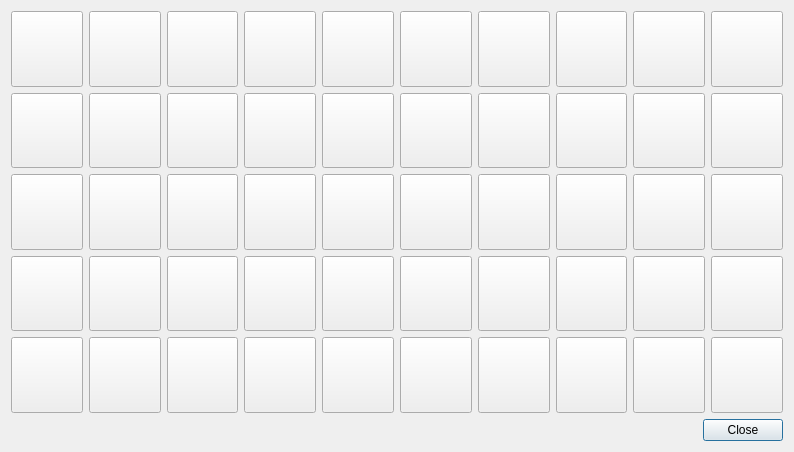
<?xml version="1.0" encoding="UTF-8"?>
<ui version="4.0">
 <class>Dialog_dosage</class>
 <widget class="QDialog" name="Dialog_dosage">
  <property name="windowModality">
   <enum>Qt::NonModal</enum>
  </property>
  <property name="geometry">
   <rect>
    <x>0</x>
    <y>0</y>
    <width>794</width>
    <height>452</height>
   </rect>
  </property>
  <property name="sizePolicy">
   <sizepolicy hsizetype="Preferred" vsizetype="Preferred">
    <horstretch>0</horstretch>
    <verstretch>0</verstretch>
   </sizepolicy>
  </property>
  <property name="windowTitle">
   <string>劑量詞庫</string>
  </property>
  <property name="modal">
   <bool>false</bool>
  </property>
  <layout class="QVBoxLayout" name="verticalLayout">
   <item>
    <layout class="QGridLayout" name="gridLayout">
     <item row="5" column="0">
      <widget class="QToolButton" name="toolButton_31">
       <property name="sizePolicy">
        <sizepolicy hsizetype="Expanding" vsizetype="Preferred">
         <horstretch>0</horstretch>
         <verstretch>0</verstretch>
        </sizepolicy>
       </property>
       <property name="font">
        <font>
         <weight>75</weight>
         <bold>true</bold>
        </font>
       </property>
       <property name="text">
        <string/>
       </property>
       <property name="toolButtonStyle">
        <enum>Qt::ToolButtonTextUnderIcon</enum>
       </property>
      </widget>
     </item>
     <item row="0" column="1">
      <widget class="QToolButton" name="toolButton_2">
       <property name="sizePolicy">
        <sizepolicy hsizetype="Expanding" vsizetype="Preferred">
         <horstretch>0</horstretch>
         <verstretch>0</verstretch>
        </sizepolicy>
       </property>
       <property name="font">
        <font>
         <weight>75</weight>
         <bold>true</bold>
        </font>
       </property>
       <property name="text">
        <string/>
       </property>
       <property name="toolButtonStyle">
        <enum>Qt::ToolButtonTextUnderIcon</enum>
       </property>
      </widget>
     </item>
     <item row="3" column="5">
      <widget class="QToolButton" name="toolButton_26">
       <property name="sizePolicy">
        <sizepolicy hsizetype="Expanding" vsizetype="Preferred">
         <horstretch>0</horstretch>
         <verstretch>0</verstretch>
        </sizepolicy>
       </property>
       <property name="font">
        <font>
         <weight>75</weight>
         <bold>true</bold>
        </font>
       </property>
       <property name="text">
        <string/>
       </property>
       <property name="toolButtonStyle">
        <enum>Qt::ToolButtonTextUnderIcon</enum>
       </property>
      </widget>
     </item>
     <item row="5" column="5">
      <widget class="QToolButton" name="toolButton_36">
       <property name="sizePolicy">
        <sizepolicy hsizetype="Expanding" vsizetype="Preferred">
         <horstretch>0</horstretch>
         <verstretch>0</verstretch>
        </sizepolicy>
       </property>
       <property name="font">
        <font>
         <weight>75</weight>
         <bold>true</bold>
        </font>
       </property>
       <property name="text">
        <string/>
       </property>
       <property name="toolButtonStyle">
        <enum>Qt::ToolButtonTextUnderIcon</enum>
       </property>
      </widget>
     </item>
     <item row="0" column="2">
      <widget class="QToolButton" name="toolButton_3">
       <property name="sizePolicy">
        <sizepolicy hsizetype="Expanding" vsizetype="Preferred">
         <horstretch>0</horstretch>
         <verstretch>0</verstretch>
        </sizepolicy>
       </property>
       <property name="font">
        <font>
         <weight>75</weight>
         <bold>true</bold>
        </font>
       </property>
       <property name="text">
        <string/>
       </property>
       <property name="toolButtonStyle">
        <enum>Qt::ToolButtonTextUnderIcon</enum>
       </property>
      </widget>
     </item>
     <item row="0" column="8">
      <widget class="QToolButton" name="toolButton_9">
       <property name="sizePolicy">
        <sizepolicy hsizetype="Expanding" vsizetype="Preferred">
         <horstretch>0</horstretch>
         <verstretch>0</verstretch>
        </sizepolicy>
       </property>
       <property name="font">
        <font>
         <weight>75</weight>
         <bold>true</bold>
        </font>
       </property>
       <property name="text">
        <string/>
       </property>
       <property name="toolButtonStyle">
        <enum>Qt::ToolButtonTextUnderIcon</enum>
       </property>
      </widget>
     </item>
     <item row="1" column="9">
      <widget class="QToolButton" name="toolButton_20">
       <property name="sizePolicy">
        <sizepolicy hsizetype="Expanding" vsizetype="Preferred">
         <horstretch>0</horstretch>
         <verstretch>0</verstretch>
        </sizepolicy>
       </property>
       <property name="font">
        <font>
         <weight>75</weight>
         <bold>true</bold>
        </font>
       </property>
       <property name="text">
        <string/>
       </property>
       <property name="toolButtonStyle">
        <enum>Qt::ToolButtonTextUnderIcon</enum>
       </property>
      </widget>
     </item>
     <item row="5" column="9">
      <widget class="QToolButton" name="toolButton_40">
       <property name="sizePolicy">
        <sizepolicy hsizetype="Expanding" vsizetype="Preferred">
         <horstretch>0</horstretch>
         <verstretch>0</verstretch>
        </sizepolicy>
       </property>
       <property name="font">
        <font>
         <weight>75</weight>
         <bold>true</bold>
        </font>
       </property>
       <property name="text">
        <string/>
       </property>
       <property name="toolButtonStyle">
        <enum>Qt::ToolButtonTextUnderIcon</enum>
       </property>
      </widget>
     </item>
     <item row="1" column="3">
      <widget class="QToolButton" name="toolButton_14">
       <property name="sizePolicy">
        <sizepolicy hsizetype="Expanding" vsizetype="Preferred">
         <horstretch>0</horstretch>
         <verstretch>0</verstretch>
        </sizepolicy>
       </property>
       <property name="font">
        <font>
         <weight>75</weight>
         <bold>true</bold>
        </font>
       </property>
       <property name="text">
        <string/>
       </property>
       <property name="toolButtonStyle">
        <enum>Qt::ToolButtonTextUnderIcon</enum>
       </property>
      </widget>
     </item>
     <item row="3" column="9">
      <widget class="QToolButton" name="toolButton_30">
       <property name="sizePolicy">
        <sizepolicy hsizetype="Expanding" vsizetype="Preferred">
         <horstretch>0</horstretch>
         <verstretch>0</verstretch>
        </sizepolicy>
       </property>
       <property name="font">
        <font>
         <weight>75</weight>
         <bold>true</bold>
        </font>
       </property>
       <property name="text">
        <string/>
       </property>
       <property name="toolButtonStyle">
        <enum>Qt::ToolButtonTextUnderIcon</enum>
       </property>
      </widget>
     </item>
     <item row="0" column="7">
      <widget class="QToolButton" name="toolButton_8">
       <property name="sizePolicy">
        <sizepolicy hsizetype="Expanding" vsizetype="Preferred">
         <horstretch>0</horstretch>
         <verstretch>0</verstretch>
        </sizepolicy>
       </property>
       <property name="font">
        <font>
         <weight>75</weight>
         <bold>true</bold>
        </font>
       </property>
       <property name="text">
        <string/>
       </property>
       <property name="toolButtonStyle">
        <enum>Qt::ToolButtonTextUnderIcon</enum>
       </property>
      </widget>
     </item>
     <item row="3" column="6">
      <widget class="QToolButton" name="toolButton_27">
       <property name="sizePolicy">
        <sizepolicy hsizetype="Expanding" vsizetype="Preferred">
         <horstretch>0</horstretch>
         <verstretch>0</verstretch>
        </sizepolicy>
       </property>
       <property name="font">
        <font>
         <weight>75</weight>
         <bold>true</bold>
        </font>
       </property>
       <property name="text">
        <string/>
       </property>
       <property name="toolButtonStyle">
        <enum>Qt::ToolButtonTextUnderIcon</enum>
       </property>
      </widget>
     </item>
     <item row="3" column="0">
      <widget class="QToolButton" name="toolButton_21">
       <property name="sizePolicy">
        <sizepolicy hsizetype="Expanding" vsizetype="Preferred">
         <horstretch>0</horstretch>
         <verstretch>0</verstretch>
        </sizepolicy>
       </property>
       <property name="font">
        <font>
         <weight>75</weight>
         <bold>true</bold>
        </font>
       </property>
       <property name="text">
        <string/>
       </property>
       <property name="toolButtonStyle">
        <enum>Qt::ToolButtonTextUnderIcon</enum>
       </property>
      </widget>
     </item>
     <item row="5" column="7">
      <widget class="QToolButton" name="toolButton_38">
       <property name="sizePolicy">
        <sizepolicy hsizetype="Expanding" vsizetype="Preferred">
         <horstretch>0</horstretch>
         <verstretch>0</verstretch>
        </sizepolicy>
       </property>
       <property name="font">
        <font>
         <weight>75</weight>
         <bold>true</bold>
        </font>
       </property>
       <property name="text">
        <string/>
       </property>
       <property name="toolButtonStyle">
        <enum>Qt::ToolButtonTextUnderIcon</enum>
       </property>
      </widget>
     </item>
     <item row="0" column="9">
      <widget class="QToolButton" name="toolButton_10">
       <property name="sizePolicy">
        <sizepolicy hsizetype="Expanding" vsizetype="Preferred">
         <horstretch>0</horstretch>
         <verstretch>0</verstretch>
        </sizepolicy>
       </property>
       <property name="font">
        <font>
         <weight>75</weight>
         <bold>true</bold>
        </font>
       </property>
       <property name="text">
        <string/>
       </property>
       <property name="toolButtonStyle">
        <enum>Qt::ToolButtonTextUnderIcon</enum>
       </property>
      </widget>
     </item>
     <item row="0" column="0">
      <widget class="QToolButton" name="toolButton_1">
       <property name="sizePolicy">
        <sizepolicy hsizetype="Expanding" vsizetype="Preferred">
         <horstretch>0</horstretch>
         <verstretch>0</verstretch>
        </sizepolicy>
       </property>
       <property name="font">
        <font>
         <weight>75</weight>
         <bold>true</bold>
        </font>
       </property>
       <property name="text">
        <string/>
       </property>
       <property name="toolButtonStyle">
        <enum>Qt::ToolButtonTextUnderIcon</enum>
       </property>
      </widget>
     </item>
     <item row="1" column="0">
      <widget class="QToolButton" name="toolButton_11">
       <property name="sizePolicy">
        <sizepolicy hsizetype="Expanding" vsizetype="Preferred">
         <horstretch>0</horstretch>
         <verstretch>0</verstretch>
        </sizepolicy>
       </property>
       <property name="font">
        <font>
         <weight>75</weight>
         <bold>true</bold>
        </font>
       </property>
       <property name="text">
        <string/>
       </property>
       <property name="toolButtonStyle">
        <enum>Qt::ToolButtonTextUnderIcon</enum>
       </property>
      </widget>
     </item>
     <item row="5" column="6">
      <widget class="QToolButton" name="toolButton_37">
       <property name="sizePolicy">
        <sizepolicy hsizetype="Expanding" vsizetype="Preferred">
         <horstretch>0</horstretch>
         <verstretch>0</verstretch>
        </sizepolicy>
       </property>
       <property name="font">
        <font>
         <weight>75</weight>
         <bold>true</bold>
        </font>
       </property>
       <property name="text">
        <string/>
       </property>
       <property name="toolButtonStyle">
        <enum>Qt::ToolButtonTextUnderIcon</enum>
       </property>
      </widget>
     </item>
     <item row="1" column="7">
      <widget class="QToolButton" name="toolButton_18">
       <property name="sizePolicy">
        <sizepolicy hsizetype="Expanding" vsizetype="Preferred">
         <horstretch>0</horstretch>
         <verstretch>0</verstretch>
        </sizepolicy>
       </property>
       <property name="font">
        <font>
         <weight>75</weight>
         <bold>true</bold>
        </font>
       </property>
       <property name="text">
        <string/>
       </property>
       <property name="toolButtonStyle">
        <enum>Qt::ToolButtonTextUnderIcon</enum>
       </property>
      </widget>
     </item>
     <item row="1" column="8">
      <widget class="QToolButton" name="toolButton_19">
       <property name="sizePolicy">
        <sizepolicy hsizetype="Expanding" vsizetype="Preferred">
         <horstretch>0</horstretch>
         <verstretch>0</verstretch>
        </sizepolicy>
       </property>
       <property name="font">
        <font>
         <weight>75</weight>
         <bold>true</bold>
        </font>
       </property>
       <property name="text">
        <string/>
       </property>
       <property name="toolButtonStyle">
        <enum>Qt::ToolButtonTextUnderIcon</enum>
       </property>
      </widget>
     </item>
     <item row="1" column="4">
      <widget class="QToolButton" name="toolButton_15">
       <property name="sizePolicy">
        <sizepolicy hsizetype="Expanding" vsizetype="Preferred">
         <horstretch>0</horstretch>
         <verstretch>0</verstretch>
        </sizepolicy>
       </property>
       <property name="font">
        <font>
         <weight>75</weight>
         <bold>true</bold>
        </font>
       </property>
       <property name="text">
        <string/>
       </property>
       <property name="toolButtonStyle">
        <enum>Qt::ToolButtonTextUnderIcon</enum>
       </property>
      </widget>
     </item>
     <item row="0" column="3">
      <widget class="QToolButton" name="toolButton_4">
       <property name="sizePolicy">
        <sizepolicy hsizetype="Expanding" vsizetype="Preferred">
         <horstretch>0</horstretch>
         <verstretch>0</verstretch>
        </sizepolicy>
       </property>
       <property name="font">
        <font>
         <weight>75</weight>
         <bold>true</bold>
        </font>
       </property>
       <property name="text">
        <string/>
       </property>
       <property name="toolButtonStyle">
        <enum>Qt::ToolButtonTextUnderIcon</enum>
       </property>
      </widget>
     </item>
     <item row="3" column="4">
      <widget class="QToolButton" name="toolButton_25">
       <property name="sizePolicy">
        <sizepolicy hsizetype="Expanding" vsizetype="Preferred">
         <horstretch>0</horstretch>
         <verstretch>0</verstretch>
        </sizepolicy>
       </property>
       <property name="font">
        <font>
         <weight>75</weight>
         <bold>true</bold>
        </font>
       </property>
       <property name="text">
        <string/>
       </property>
       <property name="toolButtonStyle">
        <enum>Qt::ToolButtonTextUnderIcon</enum>
       </property>
      </widget>
     </item>
     <item row="5" column="3">
      <widget class="QToolButton" name="toolButton_34">
       <property name="sizePolicy">
        <sizepolicy hsizetype="Expanding" vsizetype="Preferred">
         <horstretch>0</horstretch>
         <verstretch>0</verstretch>
        </sizepolicy>
       </property>
       <property name="font">
        <font>
         <weight>75</weight>
         <bold>true</bold>
        </font>
       </property>
       <property name="text">
        <string/>
       </property>
       <property name="toolButtonStyle">
        <enum>Qt::ToolButtonTextUnderIcon</enum>
       </property>
      </widget>
     </item>
     <item row="0" column="4">
      <widget class="QToolButton" name="toolButton_5">
       <property name="sizePolicy">
        <sizepolicy hsizetype="Expanding" vsizetype="Preferred">
         <horstretch>0</horstretch>
         <verstretch>0</verstretch>
        </sizepolicy>
       </property>
       <property name="font">
        <font>
         <weight>75</weight>
         <bold>true</bold>
        </font>
       </property>
       <property name="text">
        <string/>
       </property>
       <property name="toolButtonStyle">
        <enum>Qt::ToolButtonTextUnderIcon</enum>
       </property>
      </widget>
     </item>
     <item row="1" column="6">
      <widget class="QToolButton" name="toolButton_17">
       <property name="sizePolicy">
        <sizepolicy hsizetype="Expanding" vsizetype="Preferred">
         <horstretch>0</horstretch>
         <verstretch>0</verstretch>
        </sizepolicy>
       </property>
       <property name="font">
        <font>
         <weight>75</weight>
         <bold>true</bold>
        </font>
       </property>
       <property name="text">
        <string/>
       </property>
       <property name="toolButtonStyle">
        <enum>Qt::ToolButtonTextUnderIcon</enum>
       </property>
      </widget>
     </item>
     <item row="1" column="2">
      <widget class="QToolButton" name="toolButton_13">
       <property name="sizePolicy">
        <sizepolicy hsizetype="Expanding" vsizetype="Preferred">
         <horstretch>0</horstretch>
         <verstretch>0</verstretch>
        </sizepolicy>
       </property>
       <property name="font">
        <font>
         <weight>75</weight>
         <bold>true</bold>
        </font>
       </property>
       <property name="text">
        <string/>
       </property>
       <property name="toolButtonStyle">
        <enum>Qt::ToolButtonTextUnderIcon</enum>
       </property>
      </widget>
     </item>
     <item row="0" column="6">
      <widget class="QToolButton" name="toolButton_7">
       <property name="sizePolicy">
        <sizepolicy hsizetype="Expanding" vsizetype="Preferred">
         <horstretch>0</horstretch>
         <verstretch>0</verstretch>
        </sizepolicy>
       </property>
       <property name="font">
        <font>
         <weight>75</weight>
         <bold>true</bold>
        </font>
       </property>
       <property name="text">
        <string/>
       </property>
       <property name="toolButtonStyle">
        <enum>Qt::ToolButtonTextUnderIcon</enum>
       </property>
      </widget>
     </item>
     <item row="5" column="8">
      <widget class="QToolButton" name="toolButton_39">
       <property name="sizePolicy">
        <sizepolicy hsizetype="Expanding" vsizetype="Preferred">
         <horstretch>0</horstretch>
         <verstretch>0</verstretch>
        </sizepolicy>
       </property>
       <property name="font">
        <font>
         <weight>75</weight>
         <bold>true</bold>
        </font>
       </property>
       <property name="text">
        <string/>
       </property>
       <property name="toolButtonStyle">
        <enum>Qt::ToolButtonTextUnderIcon</enum>
       </property>
      </widget>
     </item>
     <item row="0" column="5">
      <widget class="QToolButton" name="toolButton_6">
       <property name="sizePolicy">
        <sizepolicy hsizetype="Expanding" vsizetype="Preferred">
         <horstretch>0</horstretch>
         <verstretch>0</verstretch>
        </sizepolicy>
       </property>
       <property name="font">
        <font>
         <weight>75</weight>
         <bold>true</bold>
        </font>
       </property>
       <property name="text">
        <string/>
       </property>
       <property name="toolButtonStyle">
        <enum>Qt::ToolButtonTextUnderIcon</enum>
       </property>
      </widget>
     </item>
     <item row="3" column="7">
      <widget class="QToolButton" name="toolButton_28">
       <property name="sizePolicy">
        <sizepolicy hsizetype="Expanding" vsizetype="Preferred">
         <horstretch>0</horstretch>
         <verstretch>0</verstretch>
        </sizepolicy>
       </property>
       <property name="font">
        <font>
         <weight>75</weight>
         <bold>true</bold>
        </font>
       </property>
       <property name="text">
        <string/>
       </property>
       <property name="toolButtonStyle">
        <enum>Qt::ToolButtonTextUnderIcon</enum>
       </property>
      </widget>
     </item>
     <item row="5" column="2">
      <widget class="QToolButton" name="toolButton_33">
       <property name="sizePolicy">
        <sizepolicy hsizetype="Expanding" vsizetype="Preferred">
         <horstretch>0</horstretch>
         <verstretch>0</verstretch>
        </sizepolicy>
       </property>
       <property name="font">
        <font>
         <weight>75</weight>
         <bold>true</bold>
        </font>
       </property>
       <property name="text">
        <string/>
       </property>
       <property name="toolButtonStyle">
        <enum>Qt::ToolButtonTextUnderIcon</enum>
       </property>
      </widget>
     </item>
     <item row="1" column="5">
      <widget class="QToolButton" name="toolButton_16">
       <property name="sizePolicy">
        <sizepolicy hsizetype="Expanding" vsizetype="Preferred">
         <horstretch>0</horstretch>
         <verstretch>0</verstretch>
        </sizepolicy>
       </property>
       <property name="font">
        <font>
         <weight>75</weight>
         <bold>true</bold>
        </font>
       </property>
       <property name="text">
        <string/>
       </property>
       <property name="toolButtonStyle">
        <enum>Qt::ToolButtonTextUnderIcon</enum>
       </property>
      </widget>
     </item>
     <item row="3" column="1">
      <widget class="QToolButton" name="toolButton_22">
       <property name="sizePolicy">
        <sizepolicy hsizetype="Expanding" vsizetype="Preferred">
         <horstretch>0</horstretch>
         <verstretch>0</verstretch>
        </sizepolicy>
       </property>
       <property name="font">
        <font>
         <weight>75</weight>
         <bold>true</bold>
        </font>
       </property>
       <property name="text">
        <string/>
       </property>
       <property name="toolButtonStyle">
        <enum>Qt::ToolButtonTextUnderIcon</enum>
       </property>
      </widget>
     </item>
     <item row="1" column="1">
      <widget class="QToolButton" name="toolButton_12">
       <property name="sizePolicy">
        <sizepolicy hsizetype="Expanding" vsizetype="Preferred">
         <horstretch>0</horstretch>
         <verstretch>0</verstretch>
        </sizepolicy>
       </property>
       <property name="font">
        <font>
         <weight>75</weight>
         <bold>true</bold>
        </font>
       </property>
       <property name="text">
        <string/>
       </property>
       <property name="toolButtonStyle">
        <enum>Qt::ToolButtonTextUnderIcon</enum>
       </property>
      </widget>
     </item>
     <item row="3" column="8">
      <widget class="QToolButton" name="toolButton_29">
       <property name="sizePolicy">
        <sizepolicy hsizetype="Expanding" vsizetype="Preferred">
         <horstretch>0</horstretch>
         <verstretch>0</verstretch>
        </sizepolicy>
       </property>
       <property name="font">
        <font>
         <weight>75</weight>
         <bold>true</bold>
        </font>
       </property>
       <property name="text">
        <string/>
       </property>
       <property name="toolButtonStyle">
        <enum>Qt::ToolButtonTextUnderIcon</enum>
       </property>
      </widget>
     </item>
     <item row="3" column="2">
      <widget class="QToolButton" name="toolButton_23">
       <property name="sizePolicy">
        <sizepolicy hsizetype="Expanding" vsizetype="Preferred">
         <horstretch>0</horstretch>
         <verstretch>0</verstretch>
        </sizepolicy>
       </property>
       <property name="font">
        <font>
         <weight>75</weight>
         <bold>true</bold>
        </font>
       </property>
       <property name="text">
        <string/>
       </property>
       <property name="toolButtonStyle">
        <enum>Qt::ToolButtonTextUnderIcon</enum>
       </property>
      </widget>
     </item>
     <item row="5" column="1">
      <widget class="QToolButton" name="toolButton_32">
       <property name="sizePolicy">
        <sizepolicy hsizetype="Expanding" vsizetype="Preferred">
         <horstretch>0</horstretch>
         <verstretch>0</verstretch>
        </sizepolicy>
       </property>
       <property name="font">
        <font>
         <weight>75</weight>
         <bold>true</bold>
        </font>
       </property>
       <property name="text">
        <string/>
       </property>
       <property name="toolButtonStyle">
        <enum>Qt::ToolButtonTextUnderIcon</enum>
       </property>
      </widget>
     </item>
     <item row="3" column="3">
      <widget class="QToolButton" name="toolButton_24">
       <property name="sizePolicy">
        <sizepolicy hsizetype="Expanding" vsizetype="Preferred">
         <horstretch>0</horstretch>
         <verstretch>0</verstretch>
        </sizepolicy>
       </property>
       <property name="font">
        <font>
         <weight>75</weight>
         <bold>true</bold>
        </font>
       </property>
       <property name="text">
        <string/>
       </property>
       <property name="toolButtonStyle">
        <enum>Qt::ToolButtonTextUnderIcon</enum>
       </property>
      </widget>
     </item>
     <item row="5" column="4">
      <widget class="QToolButton" name="toolButton_35">
       <property name="sizePolicy">
        <sizepolicy hsizetype="Expanding" vsizetype="Preferred">
         <horstretch>0</horstretch>
         <verstretch>0</verstretch>
        </sizepolicy>
       </property>
       <property name="font">
        <font>
         <weight>75</weight>
         <bold>true</bold>
        </font>
       </property>
       <property name="text">
        <string/>
       </property>
       <property name="toolButtonStyle">
        <enum>Qt::ToolButtonTextUnderIcon</enum>
       </property>
      </widget>
     </item>
     <item row="6" column="0">
      <widget class="QToolButton" name="toolButton_41">
       <property name="sizePolicy">
        <sizepolicy hsizetype="Expanding" vsizetype="Preferred">
         <horstretch>0</horstretch>
         <verstretch>0</verstretch>
        </sizepolicy>
       </property>
       <property name="font">
        <font>
         <weight>75</weight>
         <bold>true</bold>
        </font>
       </property>
       <property name="text">
        <string/>
       </property>
       <property name="toolButtonStyle">
        <enum>Qt::ToolButtonTextUnderIcon</enum>
       </property>
      </widget>
     </item>
     <item row="6" column="1">
      <widget class="QToolButton" name="toolButton_42">
       <property name="sizePolicy">
        <sizepolicy hsizetype="Expanding" vsizetype="Preferred">
         <horstretch>0</horstretch>
         <verstretch>0</verstretch>
        </sizepolicy>
       </property>
       <property name="font">
        <font>
         <weight>75</weight>
         <bold>true</bold>
        </font>
       </property>
       <property name="text">
        <string/>
       </property>
       <property name="toolButtonStyle">
        <enum>Qt::ToolButtonTextUnderIcon</enum>
       </property>
      </widget>
     </item>
     <item row="6" column="2">
      <widget class="QToolButton" name="toolButton_43">
       <property name="sizePolicy">
        <sizepolicy hsizetype="Expanding" vsizetype="Preferred">
         <horstretch>0</horstretch>
         <verstretch>0</verstretch>
        </sizepolicy>
       </property>
       <property name="font">
        <font>
         <weight>75</weight>
         <bold>true</bold>
        </font>
       </property>
       <property name="text">
        <string/>
       </property>
       <property name="toolButtonStyle">
        <enum>Qt::ToolButtonTextUnderIcon</enum>
       </property>
      </widget>
     </item>
     <item row="6" column="3">
      <widget class="QToolButton" name="toolButton_44">
       <property name="sizePolicy">
        <sizepolicy hsizetype="Expanding" vsizetype="Preferred">
         <horstretch>0</horstretch>
         <verstretch>0</verstretch>
        </sizepolicy>
       </property>
       <property name="font">
        <font>
         <weight>75</weight>
         <bold>true</bold>
        </font>
       </property>
       <property name="text">
        <string/>
       </property>
       <property name="toolButtonStyle">
        <enum>Qt::ToolButtonTextUnderIcon</enum>
       </property>
      </widget>
     </item>
     <item row="6" column="4">
      <widget class="QToolButton" name="toolButton_45">
       <property name="sizePolicy">
        <sizepolicy hsizetype="Expanding" vsizetype="Preferred">
         <horstretch>0</horstretch>
         <verstretch>0</verstretch>
        </sizepolicy>
       </property>
       <property name="font">
        <font>
         <weight>75</weight>
         <bold>true</bold>
        </font>
       </property>
       <property name="text">
        <string/>
       </property>
       <property name="toolButtonStyle">
        <enum>Qt::ToolButtonTextUnderIcon</enum>
       </property>
      </widget>
     </item>
     <item row="6" column="5">
      <widget class="QToolButton" name="toolButton_46">
       <property name="sizePolicy">
        <sizepolicy hsizetype="Expanding" vsizetype="Preferred">
         <horstretch>0</horstretch>
         <verstretch>0</verstretch>
        </sizepolicy>
       </property>
       <property name="font">
        <font>
         <weight>75</weight>
         <bold>true</bold>
        </font>
       </property>
       <property name="text">
        <string/>
       </property>
       <property name="toolButtonStyle">
        <enum>Qt::ToolButtonTextUnderIcon</enum>
       </property>
      </widget>
     </item>
     <item row="6" column="6">
      <widget class="QToolButton" name="toolButton_47">
       <property name="sizePolicy">
        <sizepolicy hsizetype="Expanding" vsizetype="Preferred">
         <horstretch>0</horstretch>
         <verstretch>0</verstretch>
        </sizepolicy>
       </property>
       <property name="font">
        <font>
         <weight>75</weight>
         <bold>true</bold>
        </font>
       </property>
       <property name="text">
        <string/>
       </property>
       <property name="toolButtonStyle">
        <enum>Qt::ToolButtonTextUnderIcon</enum>
       </property>
      </widget>
     </item>
     <item row="6" column="7">
      <widget class="QToolButton" name="toolButton_48">
       <property name="sizePolicy">
        <sizepolicy hsizetype="Expanding" vsizetype="Preferred">
         <horstretch>0</horstretch>
         <verstretch>0</verstretch>
        </sizepolicy>
       </property>
       <property name="font">
        <font>
         <weight>75</weight>
         <bold>true</bold>
        </font>
       </property>
       <property name="text">
        <string/>
       </property>
       <property name="toolButtonStyle">
        <enum>Qt::ToolButtonTextUnderIcon</enum>
       </property>
      </widget>
     </item>
     <item row="6" column="8">
      <widget class="QToolButton" name="toolButton_49">
       <property name="sizePolicy">
        <sizepolicy hsizetype="Expanding" vsizetype="Preferred">
         <horstretch>0</horstretch>
         <verstretch>0</verstretch>
        </sizepolicy>
       </property>
       <property name="font">
        <font>
         <weight>75</weight>
         <bold>true</bold>
        </font>
       </property>
       <property name="text">
        <string/>
       </property>
       <property name="toolButtonStyle">
        <enum>Qt::ToolButtonTextUnderIcon</enum>
       </property>
      </widget>
     </item>
     <item row="6" column="9">
      <widget class="QToolButton" name="toolButton_50">
       <property name="sizePolicy">
        <sizepolicy hsizetype="Expanding" vsizetype="Preferred">
         <horstretch>0</horstretch>
         <verstretch>0</verstretch>
        </sizepolicy>
       </property>
       <property name="font">
        <font>
         <weight>75</weight>
         <bold>true</bold>
        </font>
       </property>
       <property name="text">
        <string/>
       </property>
       <property name="toolButtonStyle">
        <enum>Qt::ToolButtonTextUnderIcon</enum>
       </property>
      </widget>
     </item>
    </layout>
   </item>
   <item>
    <widget class="QDialogButtonBox" name="buttonBox">
     <property name="standardButtons">
      <set>QDialogButtonBox::Close</set>
     </property>
    </widget>
   </item>
  </layout>
 </widget>
 <resources/>
 <connections/>
</ui>
